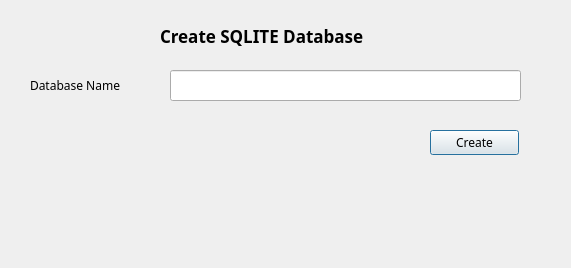
<?xml version="1.0" encoding="UTF-8"?>
<ui version="4.0">
 <class>Dialog</class>
 <widget class="QDialog" name="Dialog">
  <property name="geometry">
   <rect>
    <x>0</x>
    <y>0</y>
    <width>571</width>
    <height>268</height>
   </rect>
  </property>
  <property name="font">
   <font>
    <family>Monaco</family>
   </font>
  </property>
  <property name="windowTitle">
   <string>Dialog</string>
  </property>
  <widget class="QLineEdit" name="lineEditDBName">
   <property name="geometry">
    <rect>
     <x>170</x>
     <y>70</y>
     <width>351</width>
     <height>31</height>
    </rect>
   </property>
  </widget>
  <widget class="QLabel" name="label">
   <property name="geometry">
    <rect>
     <x>30</x>
     <y>70</y>
     <width>131</width>
     <height>31</height>
    </rect>
   </property>
   <property name="text">
    <string>Database Name</string>
   </property>
  </widget>
  <widget class="QLabel" name="label_2">
   <property name="geometry">
    <rect>
     <x>160</x>
     <y>20</y>
     <width>251</width>
     <height>31</height>
    </rect>
   </property>
   <property name="font">
    <font>
     <pointsize>13</pointsize>
     <weight>75</weight>
     <bold>true</bold>
    </font>
   </property>
   <property name="text">
    <string>Create SQLITE Database</string>
   </property>
  </widget>
  <widget class="QPushButton" name="pushButtonCreate">
   <property name="geometry">
    <rect>
     <x>430</x>
     <y>130</y>
     <width>89</width>
     <height>25</height>
    </rect>
   </property>
   <property name="text">
    <string>Create</string>
   </property>
  </widget>
  <widget class="QLabel" name="labelResult">
   <property name="geometry">
    <rect>
     <x>30</x>
     <y>196</y>
     <width>491</width>
     <height>31</height>
    </rect>
   </property>
   <property name="text">
    <string/>
   </property>
  </widget>
 </widget>
 <resources/>
 <connections/>
</ui>
